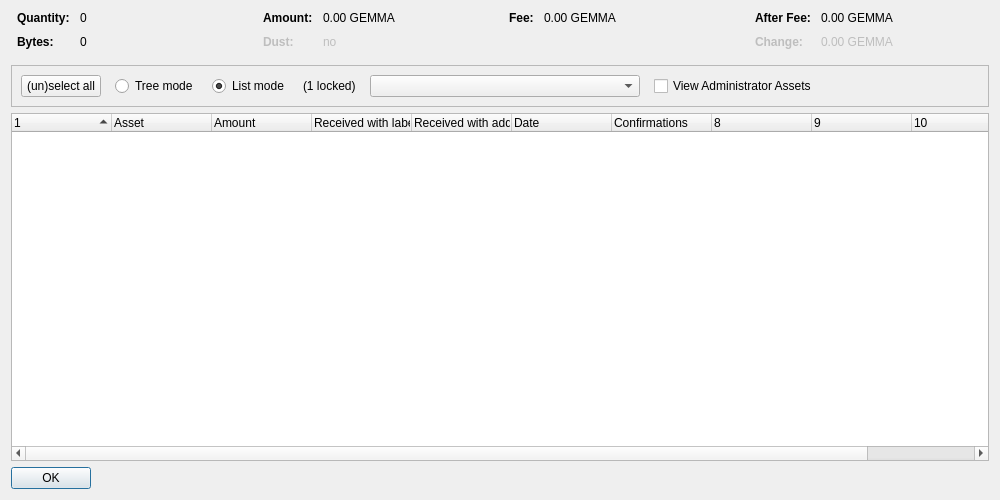
<?xml version="1.0" encoding="UTF-8"?>
<ui version="4.0">
 <class>AssetControlDialog</class>
 <widget class="QDialog" name="AssetControlDialog">
  <property name="geometry">
   <rect>
    <x>0</x>
    <y>0</y>
    <width>1000</width>
    <height>500</height>
   </rect>
  </property>
  <property name="windowTitle">
   <string>Asset Selection</string>
  </property>
  <layout class="QVBoxLayout" name="verticalLayout">
   <item>
    <layout class="QHBoxLayout" name="horizontalLayoutTop" stretch="0,0,0,0">
     <property name="topMargin">
      <number>0</number>
     </property>
     <property name="bottomMargin">
      <number>10</number>
     </property>
     <item>
      <layout class="QFormLayout" name="formLayoutAssetControl1">
       <property name="horizontalSpacing">
        <number>10</number>
       </property>
       <property name="verticalSpacing">
        <number>10</number>
       </property>
       <property name="leftMargin">
        <number>6</number>
       </property>
       <property name="rightMargin">
        <number>6</number>
       </property>
       <item row="0" column="0">
        <widget class="QLabel" name="labelAssetControlQuantityText">
         <property name="font">
          <font>
           <weight>75</weight>
           <bold>true</bold>
          </font>
         </property>
         <property name="text">
          <string>Quantity:</string>
         </property>
        </widget>
       </item>
       <item row="0" column="1">
        <widget class="QLabel" name="labelAssetControlQuantity">
         <property name="cursor">
          <cursorShape>IBeamCursor</cursorShape>
         </property>
         <property name="contextMenuPolicy">
          <enum>Qt::ActionsContextMenu</enum>
         </property>
         <property name="text">
          <string notr="true">0</string>
         </property>
         <property name="textInteractionFlags">
          <set>Qt::LinksAccessibleByMouse|Qt::TextSelectableByKeyboard|Qt::TextSelectableByMouse</set>
         </property>
        </widget>
       </item>
       <item row="1" column="0">
        <widget class="QLabel" name="labelAssetControlBytesText">
         <property name="font">
          <font>
           <weight>75</weight>
           <bold>true</bold>
          </font>
         </property>
         <property name="text">
          <string>Bytes:</string>
         </property>
        </widget>
       </item>
       <item row="1" column="1">
        <widget class="QLabel" name="labelAssetControlBytes">
         <property name="cursor">
          <cursorShape>IBeamCursor</cursorShape>
         </property>
         <property name="contextMenuPolicy">
          <enum>Qt::ActionsContextMenu</enum>
         </property>
         <property name="text">
          <string notr="true">0</string>
         </property>
         <property name="textInteractionFlags">
          <set>Qt::LinksAccessibleByMouse|Qt::TextSelectableByKeyboard|Qt::TextSelectableByMouse</set>
         </property>
        </widget>
       </item>
      </layout>
     </item>
     <item>
      <layout class="QFormLayout" name="formLayoutAssetControl2">
       <property name="horizontalSpacing">
        <number>10</number>
       </property>
       <property name="verticalSpacing">
        <number>10</number>
       </property>
       <property name="leftMargin">
        <number>6</number>
       </property>
       <property name="rightMargin">
        <number>6</number>
       </property>
       <item row="0" column="0">
        <widget class="QLabel" name="labelAssetControlAmountText">
         <property name="font">
          <font>
           <weight>75</weight>
           <bold>true</bold>
          </font>
         </property>
         <property name="text">
          <string>Amount:</string>
         </property>
        </widget>
       </item>
       <item row="0" column="1">
        <widget class="QLabel" name="labelAssetControlAmount">
         <property name="cursor">
          <cursorShape>IBeamCursor</cursorShape>
         </property>
         <property name="contextMenuPolicy">
          <enum>Qt::ActionsContextMenu</enum>
         </property>
         <property name="text">
          <string notr="true">0.00 GEMMA</string>
         </property>
         <property name="textInteractionFlags">
          <set>Qt::LinksAccessibleByMouse|Qt::TextSelectableByKeyboard|Qt::TextSelectableByMouse</set>
         </property>
        </widget>
       </item>
       <item row="1" column="0">
        <widget class="QLabel" name="labelAssetControlLowOutputText">
         <property name="enabled">
          <bool>false</bool>
         </property>
         <property name="font">
          <font>
           <weight>75</weight>
           <bold>true</bold>
          </font>
         </property>
         <property name="text">
          <string>Dust:</string>
         </property>
        </widget>
       </item>
       <item row="1" column="1">
        <widget class="QLabel" name="labelAssetControlLowOutput">
         <property name="enabled">
          <bool>false</bool>
         </property>
         <property name="cursor">
          <cursorShape>IBeamCursor</cursorShape>
         </property>
         <property name="contextMenuPolicy">
          <enum>Qt::ActionsContextMenu</enum>
         </property>
         <property name="text">
          <string notr="true">no</string>
         </property>
         <property name="textInteractionFlags">
          <set>Qt::LinksAccessibleByMouse|Qt::TextSelectableByKeyboard|Qt::TextSelectableByMouse</set>
         </property>
        </widget>
       </item>
      </layout>
     </item>
     <item>
      <layout class="QFormLayout" name="formLayoutAssetControl3">
       <property name="horizontalSpacing">
        <number>10</number>
       </property>
       <property name="verticalSpacing">
        <number>10</number>
       </property>
       <property name="leftMargin">
        <number>6</number>
       </property>
       <property name="rightMargin">
        <number>6</number>
       </property>
       <item row="0" column="0">
        <widget class="QLabel" name="labelAssetControlFeeText">
         <property name="font">
          <font>
           <weight>75</weight>
           <bold>true</bold>
          </font>
         </property>
         <property name="text">
          <string>Fee:</string>
         </property>
        </widget>
       </item>
       <item row="0" column="1">
        <widget class="QLabel" name="labelAssetControlFee">
         <property name="cursor">
          <cursorShape>IBeamCursor</cursorShape>
         </property>
         <property name="contextMenuPolicy">
          <enum>Qt::ActionsContextMenu</enum>
         </property>
         <property name="text">
          <string notr="true">0.00 GEMMA</string>
         </property>
         <property name="textInteractionFlags">
          <set>Qt::LinksAccessibleByMouse|Qt::TextSelectableByKeyboard|Qt::TextSelectableByMouse</set>
         </property>
        </widget>
       </item>
      </layout>
     </item>
     <item>
      <layout class="QFormLayout" name="formLayoutAssetControl4">
       <property name="horizontalSpacing">
        <number>10</number>
       </property>
       <property name="verticalSpacing">
        <number>10</number>
       </property>
       <property name="leftMargin">
        <number>6</number>
       </property>
       <property name="rightMargin">
        <number>6</number>
       </property>
       <item row="0" column="0">
        <widget class="QLabel" name="labelAssetControlAfterFeeText">
         <property name="font">
          <font>
           <weight>75</weight>
           <bold>true</bold>
          </font>
         </property>
         <property name="text">
          <string>After Fee:</string>
         </property>
        </widget>
       </item>
       <item row="0" column="1">
        <widget class="QLabel" name="labelAssetControlAfterFee">
         <property name="cursor">
          <cursorShape>IBeamCursor</cursorShape>
         </property>
         <property name="contextMenuPolicy">
          <enum>Qt::ActionsContextMenu</enum>
         </property>
         <property name="text">
          <string notr="true">0.00 GEMMA</string>
         </property>
         <property name="textInteractionFlags">
          <set>Qt::LinksAccessibleByMouse|Qt::TextSelectableByKeyboard|Qt::TextSelectableByMouse</set>
         </property>
        </widget>
       </item>
       <item row="1" column="0">
        <widget class="QLabel" name="labelAssetControlChangeText">
         <property name="enabled">
          <bool>false</bool>
         </property>
         <property name="font">
          <font>
           <weight>75</weight>
           <bold>true</bold>
          </font>
         </property>
         <property name="text">
          <string>Change:</string>
         </property>
        </widget>
       </item>
       <item row="1" column="1">
        <widget class="QLabel" name="labelAssetControlChange">
         <property name="enabled">
          <bool>false</bool>
         </property>
         <property name="cursor">
          <cursorShape>IBeamCursor</cursorShape>
         </property>
         <property name="contextMenuPolicy">
          <enum>Qt::ActionsContextMenu</enum>
         </property>
         <property name="text">
          <string notr="true">0.00 GEMMA</string>
         </property>
         <property name="textInteractionFlags">
          <set>Qt::LinksAccessibleByMouse|Qt::TextSelectableByKeyboard|Qt::TextSelectableByMouse</set>
         </property>
        </widget>
       </item>
      </layout>
     </item>
    </layout>
   </item>
   <item>
    <widget class="QFrame" name="frame">
     <property name="minimumSize">
      <size>
       <width>0</width>
       <height>40</height>
      </size>
     </property>
     <property name="frameShape">
      <enum>QFrame::StyledPanel</enum>
     </property>
     <property name="frameShadow">
      <enum>QFrame::Sunken</enum>
     </property>
     <layout class="QHBoxLayout" name="horizontalLayout">
      <item>
       <layout class="QHBoxLayout" name="horizontalLayoutPanel" stretch="0,0,0,0,0,0,0">
        <property name="spacing">
         <number>14</number>
        </property>
        <item>
         <widget class="QPushButton" name="pushButtonSelectAll">
          <property name="sizePolicy">
           <sizepolicy hsizetype="Maximum" vsizetype="Fixed">
            <horstretch>0</horstretch>
            <verstretch>0</verstretch>
           </sizepolicy>
          </property>
          <property name="text">
           <string>(un)select all</string>
          </property>
          <property name="autoDefault">
           <bool>false</bool>
          </property>
         </widget>
        </item>
        <item>
         <widget class="QRadioButton" name="radioTreeMode">
          <property name="sizePolicy">
           <sizepolicy hsizetype="Maximum" vsizetype="Fixed">
            <horstretch>0</horstretch>
            <verstretch>0</verstretch>
           </sizepolicy>
          </property>
          <property name="text">
           <string>Tree mode</string>
          </property>
         </widget>
        </item>
        <item>
         <widget class="QRadioButton" name="radioListMode">
          <property name="sizePolicy">
           <sizepolicy hsizetype="Maximum" vsizetype="Fixed">
            <horstretch>0</horstretch>
            <verstretch>0</verstretch>
           </sizepolicy>
          </property>
          <property name="text">
           <string>List mode</string>
          </property>
          <property name="checked">
           <bool>true</bool>
          </property>
         </widget>
        </item>
        <item>
         <widget class="QLabel" name="labelLocked">
          <property name="text">
           <string notr="true">(1 locked)</string>
          </property>
         </widget>
        </item>
        <item>
         <widget class="QComboBox" name="assetList">
          <property name="minimumContentsLength">
           <number>30</number>
          </property>
         </widget>
        </item>
        <item>
         <widget class="QCheckBox" name="viewAdministrator">
          <property name="toolTip">
           <string>View assets that you have the ownership asset for</string>
          </property>
          <property name="text">
           <string>View Administrator Assets</string>
          </property>
         </widget>
        </item>
        <item>
         <spacer name="horizontalSpacer">
          <property name="orientation">
           <enum>Qt::Horizontal</enum>
          </property>
          <property name="sizeHint" stdset="0">
           <size>
            <width>40</width>
            <height>20</height>
           </size>
          </property>
         </spacer>
        </item>
       </layout>
      </item>
     </layout>
    </widget>
   </item>
   <item>
    <widget class="AssetControlTreeWidget" name="treeWidget">
     <property name="contextMenuPolicy">
      <enum>Qt::CustomContextMenu</enum>
     </property>
     <property name="sortingEnabled">
      <bool>false</bool>
     </property>
     <property name="columnCount">
      <number>11</number>
     </property>
     <attribute name="headerShowSortIndicator" stdset="0">
      <bool>true</bool>
     </attribute>
     <attribute name="headerStretchLastSection">
      <bool>false</bool>
     </attribute>
     <column>
      <property name="text">
       <string/>
      </property>
     </column>
     <column>
      <property name="text">
       <string>Asset</string>
      </property>
     </column>
     <column>
      <property name="text">
       <string>Amount</string>
      </property>
     </column>
     <column>
      <property name="text">
       <string>Received with label</string>
      </property>
     </column>
     <column>
      <property name="text">
       <string>Received with address</string>
      </property>
     </column>
     <column>
      <property name="text">
       <string>Date</string>
      </property>
     </column>
     <column>
      <property name="text">
       <string>Confirmations</string>
      </property>
      <property name="toolTip">
       <string>Confirmed</string>
      </property>
     </column>
     <column>
      <property name="text">
       <string/>
      </property>
     </column>
     <column>
      <property name="text">
       <string/>
      </property>
     </column>
     <column>
      <property name="text">
       <string/>
      </property>
     </column>
     <column>
      <property name="text">
       <string/>
      </property>
     </column>
    </widget>
   </item>
   <item>
    <widget class="QDialogButtonBox" name="buttonBox">
     <property name="sizePolicy">
      <sizepolicy hsizetype="Maximum" vsizetype="Fixed">
       <horstretch>0</horstretch>
       <verstretch>0</verstretch>
      </sizepolicy>
     </property>
     <property name="orientation">
      <enum>Qt::Horizontal</enum>
     </property>
     <property name="standardButtons">
      <set>QDialogButtonBox::Ok</set>
     </property>
    </widget>
   </item>
  </layout>
 </widget>
 <customwidgets>
  <customwidget>
   <class>AssetControlTreeWidget</class>
   <extends>QTreeWidget</extends>
   <header location="global">assetcontroltreewidget.h</header>
  </customwidget>
 </customwidgets>
 <resources/>
 <connections/>
</ui>
